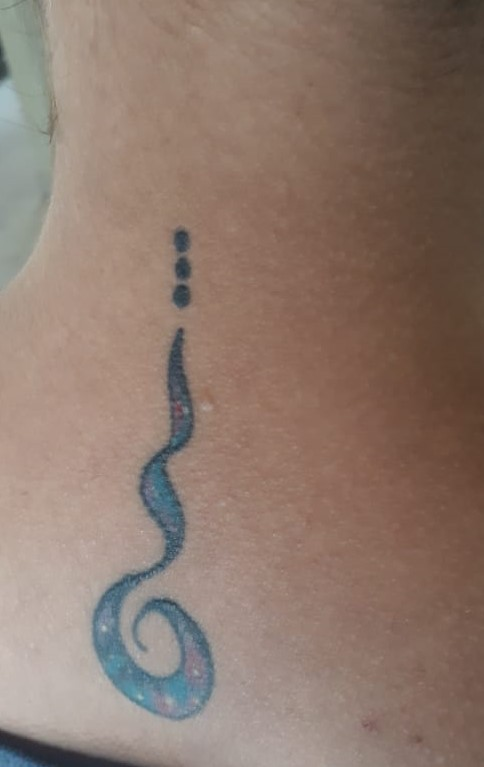
#> input picture Imagenes/Vannesa/v1.jpg, 484 x 767 px, found by its file name
$ jupyter execute 'Final -M.ipynb'   (shell and % lines are left out)
#> lines starting #> are read from the running program, lines starting #| are printed output that depends on the picture; after the words box and inside, x2 and y2 are one past the last pixel; in counts of white or black regions, pixels touching at a corner belong together
[cell 1]
#Proceso de importación de Referencias


# Siempre que usemos matplotlib en Jupyter es necesario poner esta línea antes de cualquier otra

# Importamos las bibliotecas necesarias y les asignamos un alias
import skimage                           # Biblioteca para la manipulación de imágenes
import numpy as np                       # Biblioteca para la manipulación de matrices

# Importamos algunos paquetes específicos
from matplotlib import pyplot as plt     # Biblioteca para crear gráficas y mostrar las imágenes en pantalla

from skimage import data                 # Paquete con imágenes de prueba
from skimage import io                   # Paquete para lectura/escritura de imágenes
from skimage import color                # Paquete con las operaciones de transformaciones entre espacios de color
from skimage import exposure             # Paquete con las funciones para calcular y alterar el histograma
from skimage import filters              # Paquete que contiene las máscaras y filtros de suavizado y realzado
from skimage import util                 # Paquete que contiene las funciones para cambiar el tipo de dato de las imágenes
from skimage import morphology           # Para crear el kernel de convolución en los filtros no lienales
from skimage import transform            # Esta biblioteca es la que contiene la implementación de Hough
from skimage import measure              # Esta biblioteca contiene el método de etiquetado de regiones
from skimage import feature              # Esta biblioteca es la que contiene la implementación del canny
from skimage.transform import resize
from skimage.color import rgb2gray


from scipy import ndimage                # Usamos esta biblioteca para realizar la operación de convolución
import skdemo                            # Paquete ESPECIAL ADJUNTO con algunas funciones extra de visualización
import os
###########################

from scipy.stats import kde              # Esta biblioteca es necesaria para estimar la función de densidad de los datos
from sklearn import preprocessing        # Este paquete contiene las funciones de preprocesamiento de datos
from sklearn import feature_selection    # Este paquete contiene los métodos de selección de características de sklearn
from sklearn import svm                  # Este paquete contiene las funciones de un clasificador SVM
from sklearn import model_selection      # Este paquete contiene las funciones de particionamiento de datos y validación cruzada
from sklearn import metrics              # Este paquete contiene las funciones para evaluar un clasificador
from sklearn import neighbors
from sklearn.model_selection import train_test_split


# Con este nos aseguramos que las imágenes en niveles de gris, se vean como tal siempre.
plt.rcParams['image.cmap'] = 'gray'
plt.rcParams['image.interpolation'] = 'none'

sq = morphology.square(width=3)
dia = morphology.diamond(radius=1)
rd = morphology.disk(radius=4)

[cell 2]
#Proceso individual de imagenes

img_orginal = skimage.img_as_float(io.imread("imagenes/vannesa/v1.jpg"))
skdemo.imshow_all(img_orginal[..., 0], img_orginal[..., 1], img_orginal[..., 2],
                 titles=['R', 'G', 'B'])
#> (this line was passed over: skdemo is not available in this run)


img_3 = img_orginal[..., 0].copy()
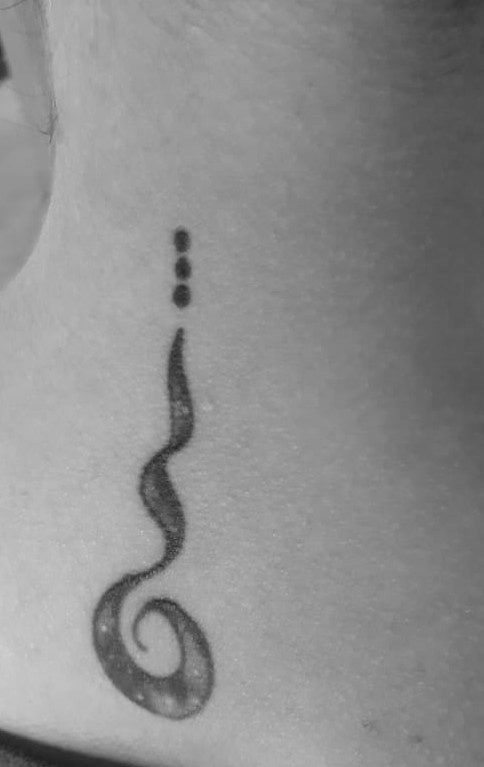
#> img_3: shape (767, 484) float64; min 0.125, max 0.808, mean 0.555
skdemo.imshow_with_histogram(img_3)
#> (this line was passed over: skdemo is not available in this run)

[cell 3]
k = morphology.square(10)
img_median = filters.rank.median(img_3, k)
skdemo.imshow_all(img_3,img_median)
#> (this line was passed over: skdemo is not available in this run)
img_min = filters.rank.minimum(img_median, k)
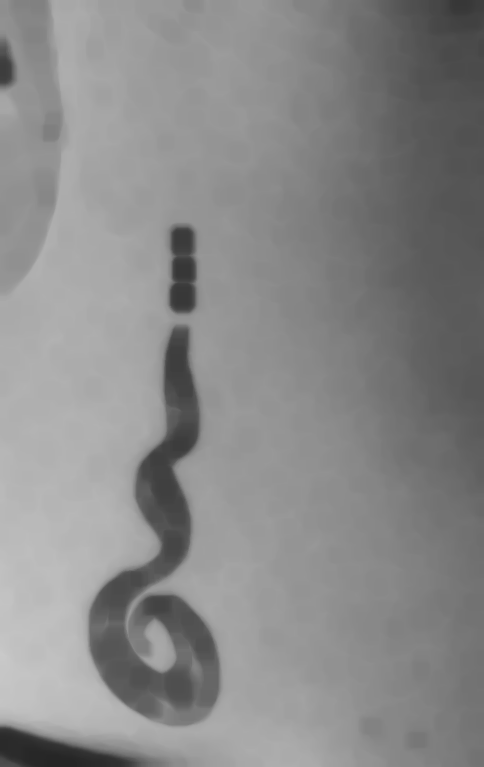
#> img_min: shape (767, 484); min 37, max 201, mean 137.4
skdemo.imshow_all(img_3,img_min)
#> (this line was passed over: skdemo is not available in this run)

[cell 4]
gradiente = filters.sobel(img_min)
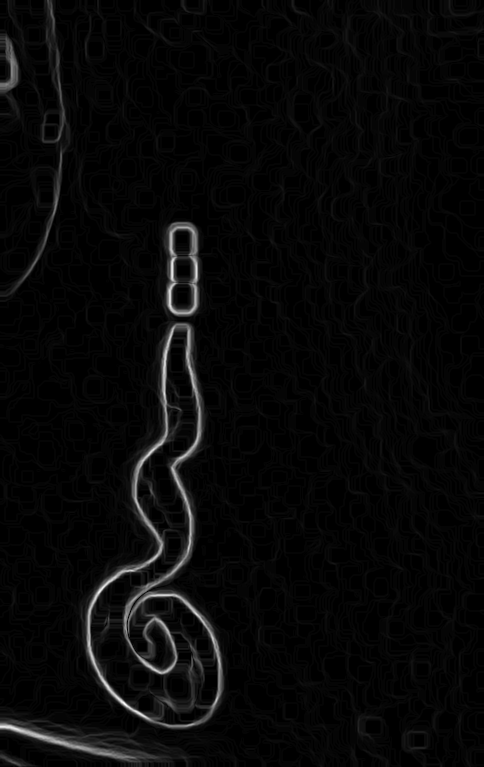
#> gradiente: shape (767, 484) float64; min 0, max 0.132, mean 0.00416; drawn with min black and max white
imgfloat = skimage.img_as_float(gradiente)
skdemo.imshow_with_histogram(imgfloat)
#> (this line was passed over: skdemo is not available in this run)

[cell 5]
img_tatto = gradiente > 0.03
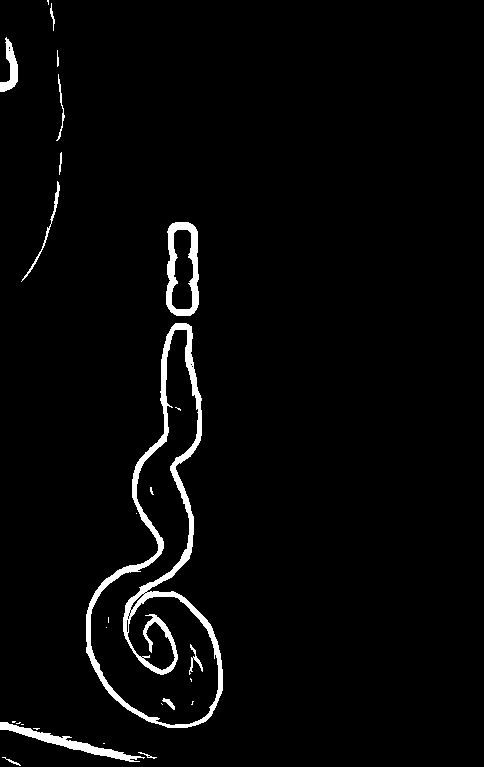
#> img_tatto: shape (767, 484) bool; 2.8% white; 27 white regions (14 under 20 px), largest, box (x1, y1, x2, y2) and area: (86, 323, 223, 728) 6680, (166, 222, 199, 316) 1439, (0, 722, 145, 762) 1106
plt.imshow(img_tatto, cmap='gray')

[cell 6]
img_dilatada = morphology.dilation(img_tatto, sq)
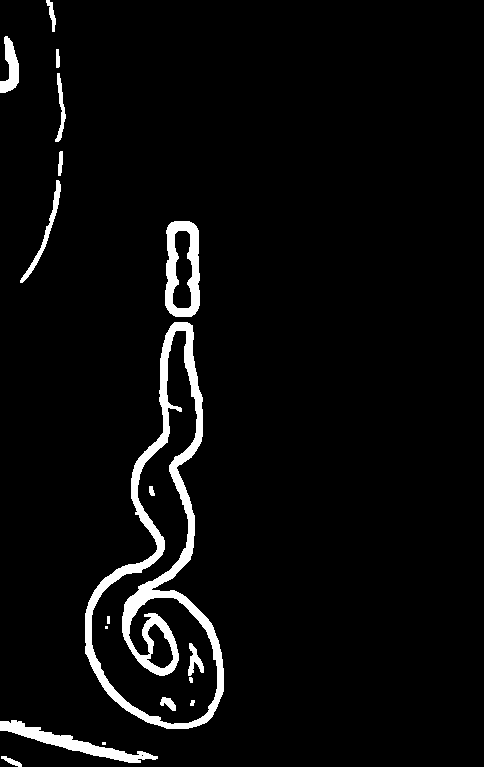
#> img_dilatada: shape (767, 484) bool; 4.3% white; 18 white regions (2 under 20 px)
skdemo.imshow_all(img_tatto, img_dilatada)
#> (this line was passed over: skdemo is not available in this run)
#img_tatto = img_dilatada

[cell 7]
etiqueta = measure.label(img_dilatada)
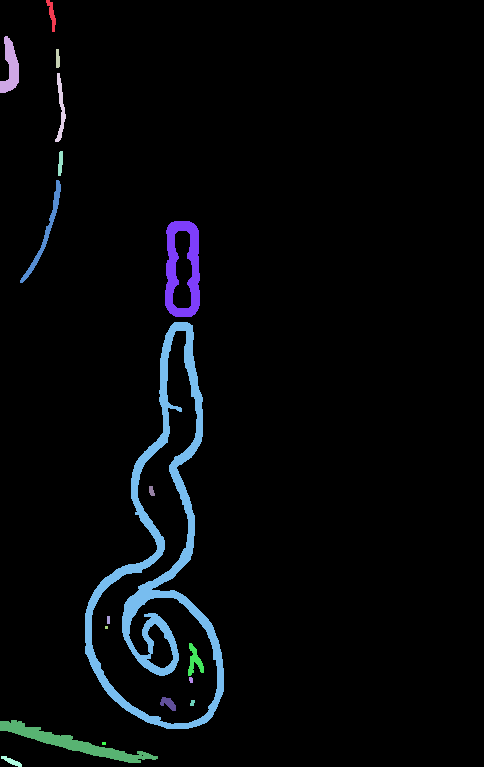
#> etiqueta: shape (767, 484) int32; 19 distinct labels, from 0 to 18; one colour per label, 0 black
plt.imshow(etiqueta, cmap="jet")

[cell 8]
props = measure.regionprops(etiqueta)
#> props = 18 regions; largest, box (x1, y1, x2, y2) and area: (85, 322, 224, 729) 9959, (165, 221, 200, 317) 1942, (0, 720, 158, 763) 1669, (0, 36, 19, 93) 605, (20, 180, 61, 283) 530

areas = [r.area for r in props]
#> areas = [139, 605, 68, 283, 97, 530, 1942, 9959, 45, 24, 9, 249, 21, 128, 24, 1669, 12, 96]
largest_ind = np.argmax(areas)
#> largest_ind = 7

x1= props[largest_ind].bbox[0]
#> x1 = 322
x2= props[largest_ind].bbox[2]
#> x2 = 729
y1= props[largest_ind].bbox[1]
#> y1 = 85
y2= props[largest_ind].bbox[3]
#> y2 = 224


img_cut = img_orginal[x1:x2,y1:y2].copy()
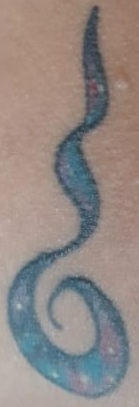
#> img_cut: shape (407, 139, 3) float64; mean R, G, B 0.573, 0.535, 0.519

#plt.imshow(img_cut, cmap='gray')
skdemo.imshow_all(img_3,img_cut)
#> (this line was passed over: skdemo is not available in this run)


etiqueta = measure.label(img_cut)
print("img_cut", etiqueta)

$ run again, with Imagenes/Vannesa/v3.jpg copied over Imagenes/Vannesa/v1.jpg
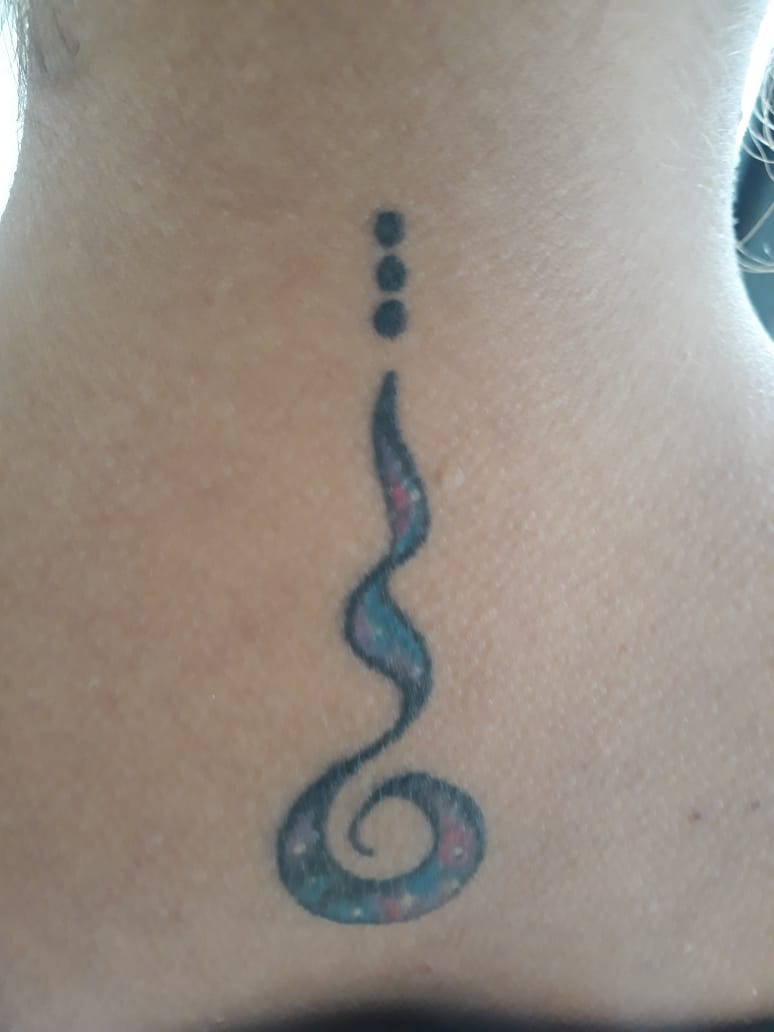
#> input picture Imagenes/Vannesa/v3.jpg, 774 x 1032 px, found by its file name
#> img_tatto: shape (1032, 774) bool; 2.4% white; 55 white regions (42 under 20 px), largest, box (x1, y1, x2, y2) and area: (270, 365, 494, 933) 11604, (727, 0, 774, 347) 3391, (366, 205, 417, 348) 2475
#> img_dilatada: shape (1032, 774) bool; 3.6% white; 38 white regions (12 under 20 px)
#> `etiqueta = measure.label(img_dilatada)`:
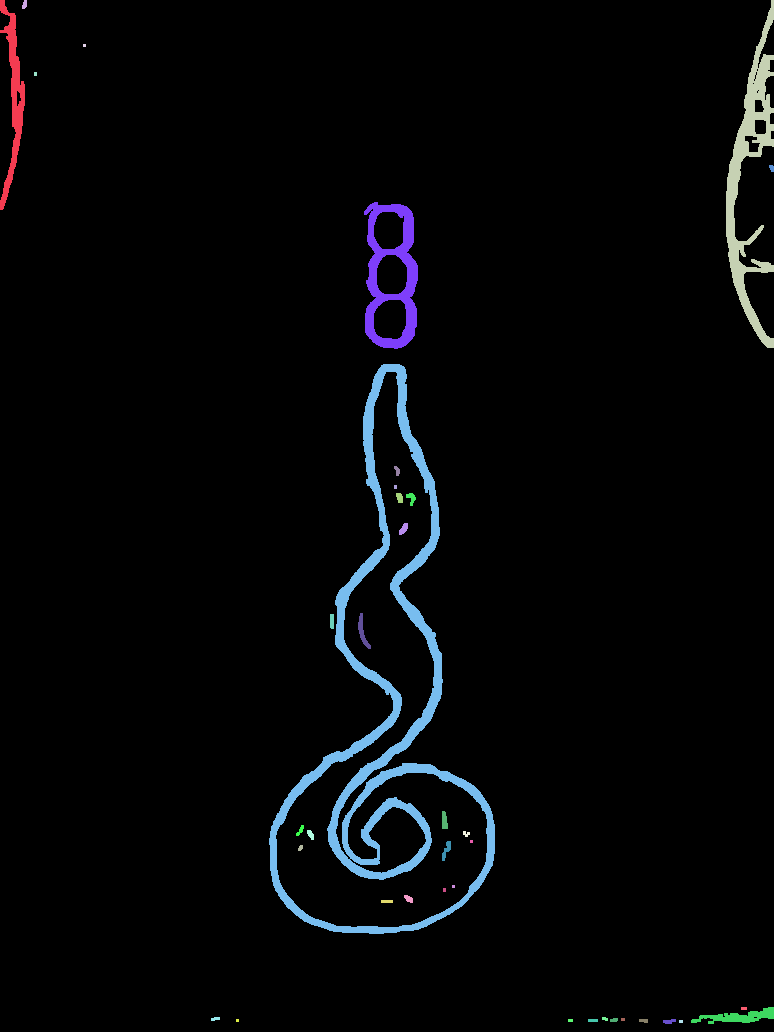
#> etiqueta: shape (1032, 774) int32; 39 distinct labels, from 0 to 38; one colour per label, 0 black
#> props = 38 regions; largest, box (x1, y1, x2, y2) and area: (269, 364, 495, 934) 16863, (726, 0, 774, 348) 4976, (364, 202, 418, 349) 3515, (0, 0, 25, 210) 1720, (691, 1007, 774, 1024) 636
#> areas = 38 values, max 16863 at index 7, min 9 at index 3, mean 761.9
#> largest_ind = 7
#> x1 = 364
#> x2 = 934
#> y1 = 269
#> y2 = 495
#> `img_cut = img_orginal[x1:x2,y1:y2].copy()`:
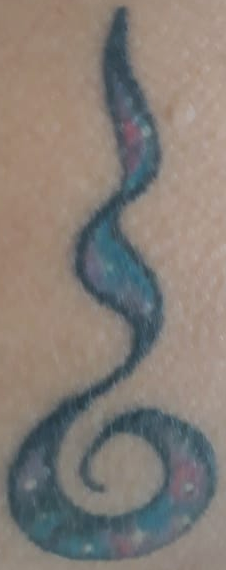
#> img_cut: shape (570, 226, 3) float64; mean R, G, B 0.523, 0.492, 0.466

$ run again, with Imagenes/Vannesa/v4.jpg copied over Imagenes/Vannesa/v1.jpg
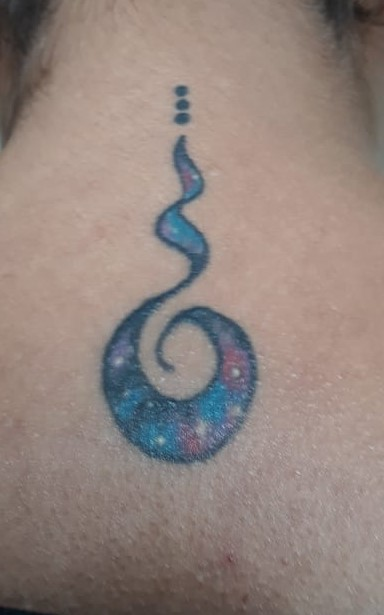
#> input picture Imagenes/Vannesa/v4.jpg, 384 x 615 px, found by its file name
#> img_tatto: shape (615, 384) bool; 4.2% white; 37 white regions (22 under 20 px), largest, box (x1, y1, x2, y2) and area: (94, 80, 267, 472) 8765, (6, 108, 30, 155) 217, (0, 602, 44, 610) 171
#> img_dilatada: shape (615, 384) bool; 6.3% white; 24 white regions (4 under 20 px)
#> `etiqueta = measure.label(img_dilatada)`:
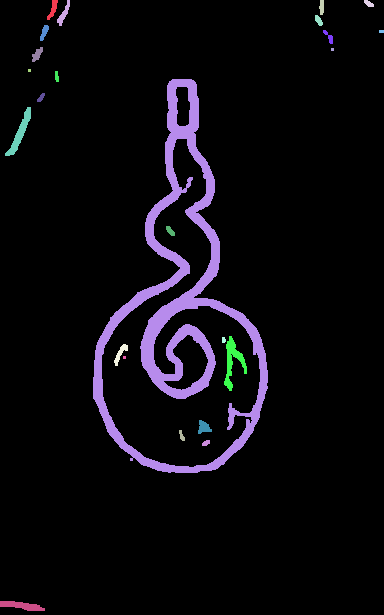
#> etiqueta: shape (615, 384) int32; 25 distinct labels, from 0 to 24; one colour per label, 0 black
#> props = 24 regions; largest, box (x1, y1, x2, y2) and area: (93, 79, 268, 473) 12567, (224, 336, 247, 391) 454, (5, 107, 31, 156) 365, (0, 601, 45, 611) 273, (57, 0, 70, 26) 123
#> areas = [100, 123, 61, 46, 56, 80, 57, 15, 92, 9, 9, 37, 12567, 41, 365, 55, 454, 21, 114, 9, 122, 39, 36, 273]
#> largest_ind = 12
#> x1 = 79
#> x2 = 473
#> y1 = 93
#> y2 = 268
#> `img_cut = img_orginal[x1:x2,y1:y2].copy()`:
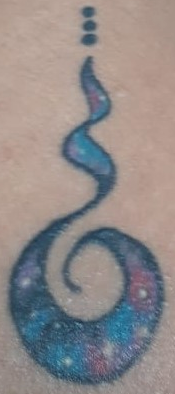
#> img_cut: shape (394, 175, 3) float64; mean R, G, B 0.565, 0.54, 0.538

$ run again, with Imagenes/Vannesa/v5.jpg copied over Imagenes/Vannesa/v1.jpg
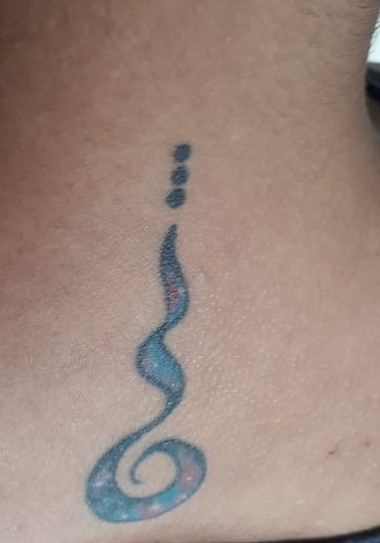
#> input picture Imagenes/Vannesa/v5.jpg, 380 x 543 px, found by its file name
#> img_tatto: shape (543, 380) bool; 4.1% white; 10 white regions (3 under 20 px), largest, box (x1, y1, x2, y2) and area: (78, 220, 214, 531) 5508, (160, 136, 200, 216) 1249, (260, 519, 380, 539) 761
#> img_dilatada: shape (543, 380) bool; 6% white; 9 white regions (2 under 20 px)
#> etiqueta: shape (543, 380) int32; 10 distinct labels, from 0 to 9
#> props = 9 regions; largest, box (x1, y1, x2, y2) and area: (77, 219, 215, 532) 8220, (159, 135, 201, 217) 1709, (259, 518, 380, 540) 1063, (358, 35, 380, 133) 887, (139, 484, 187, 516) 343
#> areas = [887, 1709, 8220, 17, 81, 12, 343, 1063, 64]
#> largest_ind = 2
#> x1 = 219
#> x2 = 532
#> y1 = 77
#> y2 = 215
#> `img_cut = img_orginal[x1:x2,y1:y2].copy()`:
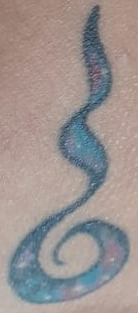
#> img_cut: shape (313, 138, 3) float64; mean R, G, B 0.612, 0.576, 0.568
